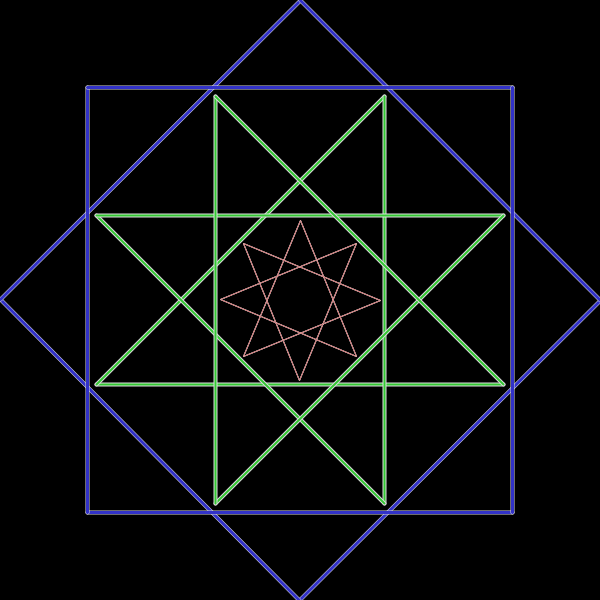
Frame 1 (no input)
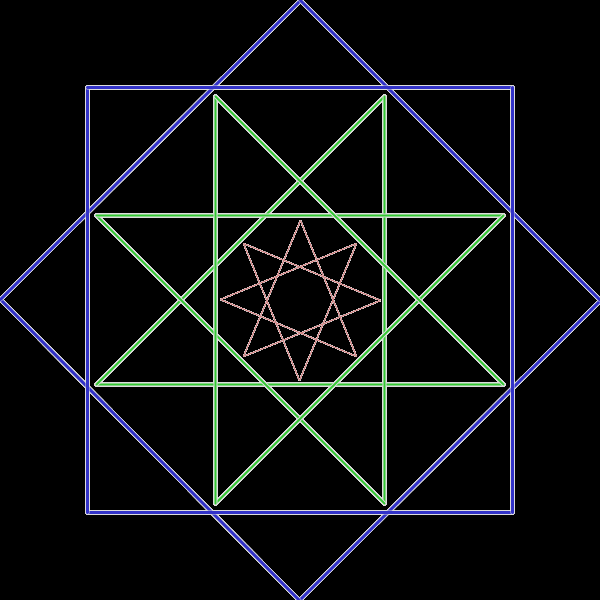
Frame 60 (the mouse pressed at the canvas centre just before this capture)
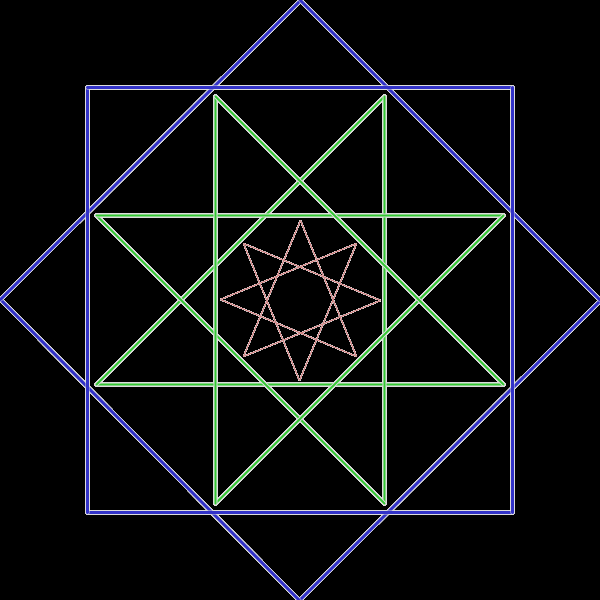
Frame 120 (the mouse held since frame 60 and released just before this capture)

The Processing sketch that drew these frames (run headless with seeded random() and noise(); from frame 60 on, the mouse is pressed at the canvas centre):

// Processing sketch: Zikr_Rosette_v3_MRA
// ── Zikr_Rosette_v3_MRA.pde
/*
  06/22/2016
  Michaela Andrews
  - making one large geometric design
  - perhaps have the lower voices add the geometry and the higher voices add color??
  - or what if each singer controlled their own rosette?
  - use i % 2 to switch between radii every other point for more desings?
*/
float radius1 = 300;
float radius2 = 220;
float radius3 = 80;
float x1, x2, y1, y2;

void setup() {
  size(600,600);
  background(0);
}

void draw() {
  translate(width/2,height/2);
  rosettePartOne();
  rosettePartTwo();
  rosettePartThree();
}

void rosettePartOne() {
  for(int i = 0; i < 4; i++){
    x1 = radius1*cos(PI/2*i);
    x2 = radius1*cos(PI/2*(i+1));
    y1 = radius1*sin(PI/2*i);
    y2 = radius1*sin(PI/2*(i+1));
    strokeWeight(4);
    stroke(220);
    line(x1,y1,x2,y2);
    strokeWeight(3);
    stroke(50,50,200);
    line(x1,y1,x2,y2);
  }
  for(int i = 0; i < 4; i++){
    x1 = radius1*cos(PI/2*i+PI/4);
    x2 = radius1*cos(PI/2*(i+1)+PI/4);
    y1 = radius1*sin(PI/2*i+PI/4);
    y2 = radius1*sin(PI/2*(i+1)+PI/4);
    strokeWeight(4);
    stroke(220);
    line(x1,y1,x2,y2);
    strokeWeight(3);
    stroke(50,50,200);
    line(x1,y1,x2,y2);
  }
}

void rosettePartTwo() {
  for (int i = 0; i < 8; i++){
    x1 = radius2*cos(PI/4*3*i+PI/8);
    x2 = radius2*cos(PI/4*3*(i+1)+PI/8);
    y1 = radius2*sin(PI/4*3*i+PI/8);
    y2 = radius2*sin(PI/4*3*(i+1)+PI/8);
    strokeWeight(4);
    stroke(220);
    line(x1,y1,x2,y2);
    strokeWeight(2);
    stroke(50,200,50);
    line(x1,y1,x2,y2);
  }
}

void rosettePartThree() {
  for(int i = 0; i < 16; i++){
    x1 = radius3*cos(PI/4*3*i);
    x2 = radius3*cos(PI/4*3*(i+1));
    y1 = radius3*sin(PI/4*3*i);
    y2 = radius3*sin(PI/4*3*(i+1));
    strokeWeight(1);
    stroke(220);
    line(x1,y1,x2,y2);
    strokeWeight(.5);
    stroke(200,50,50);
    line(x1,y1,x2,y2);
  }
}
